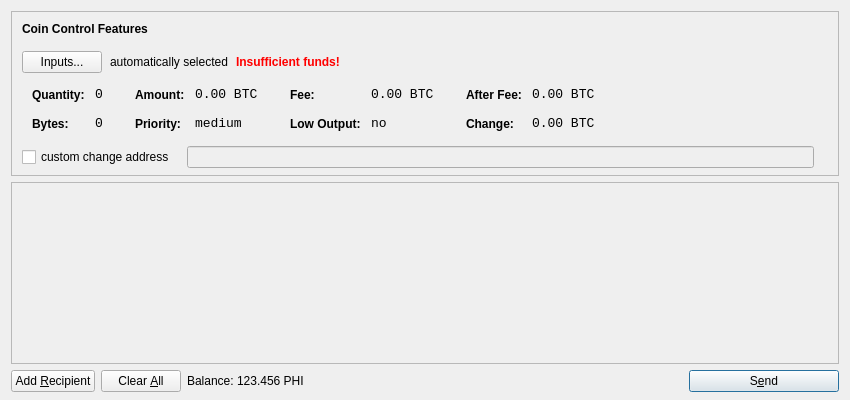
<?xml version="1.0" encoding="UTF-8"?>
<ui version="4.0">
 <class>SendCoinsDialog</class>
 <widget class="QDialog" name="SendCoinsDialog">
  <property name="geometry">
   <rect>
    <x>0</x>
    <y>0</y>
    <width>850</width>
    <height>400</height>
   </rect>
  </property>
  <property name="windowTitle">
   <string>Send Coins</string>
  </property>
  <layout class="QVBoxLayout" name="verticalLayout" stretch="0,1,0">
   <property name="bottomMargin">
    <number>8</number>
   </property>
   <item>
    <widget class="QFrame" name="frameCoinControl">
     <property name="sizePolicy">
      <sizepolicy hsizetype="Expanding" vsizetype="Expanding">
       <horstretch>0</horstretch>
       <verstretch>0</verstretch>
      </sizepolicy>
     </property>
     <property name="maximumSize">
      <size>
       <width>16777215</width>
       <height>16777215</height>
      </size>
     </property>
     <property name="frameShape">
      <enum>QFrame::StyledPanel</enum>
     </property>
     <property name="frameShadow">
      <enum>QFrame::Sunken</enum>
     </property>
     <layout class="QVBoxLayout" name="verticalLayoutCoinControl2">
      <property name="spacing">
       <number>-1</number>
      </property>
      <property name="leftMargin">
       <number>0</number>
      </property>
      <property name="topMargin">
       <number>0</number>
      </property>
      <property name="rightMargin">
       <number>0</number>
      </property>
      <property name="bottomMargin">
       <number>6</number>
      </property>
      <item>
       <layout class="QVBoxLayout" name="verticalLayoutCoinControl" stretch="0,0,0,0,1">
        <property name="spacing">
         <number>0</number>
        </property>
        <property name="leftMargin">
         <number>10</number>
        </property>
        <property name="topMargin">
         <number>10</number>
        </property>
        <item>
         <layout class="QHBoxLayout" name="horizontalLayoutCoinControl1">
          <property name="bottomMargin">
           <number>15</number>
          </property>
          <item>
           <widget class="QLabel" name="labelCoinControlFeatures">
            <property name="sizePolicy">
             <sizepolicy hsizetype="Preferred" vsizetype="Maximum">
              <horstretch>0</horstretch>
              <verstretch>0</verstretch>
             </sizepolicy>
            </property>
            <property name="font">
             <font>
              <weight>75</weight>
              <bold>true</bold>
             </font>
            </property>
            <property name="styleSheet">
             <string notr="true">font-weight:bold;</string>
            </property>
            <property name="text">
             <string>Coin Control Features</string>
            </property>
           </widget>
          </item>
         </layout>
        </item>
        <item>
         <layout class="QHBoxLayout" name="horizontalLayoutCoinControl2" stretch="0,0,0,0">
          <property name="spacing">
           <number>8</number>
          </property>
          <property name="bottomMargin">
           <number>10</number>
          </property>
          <item>
           <widget class="QPushButton" name="pushButtonCoinControl">
            <property name="styleSheet">
             <string notr="true"/>
            </property>
            <property name="text">
             <string>Inputs...</string>
            </property>
           </widget>
          </item>
          <item>
           <widget class="QLabel" name="labelCoinControlAutomaticallySelected">
            <property name="text">
             <string>automatically selected</string>
            </property>
            <property name="margin">
             <number>5</number>
            </property>
           </widget>
          </item>
          <item>
           <widget class="QLabel" name="labelCoinControlInsuffFunds">
            <property name="font">
             <font>
              <weight>75</weight>
              <bold>true</bold>
             </font>
            </property>
            <property name="styleSheet">
             <string notr="true">color:red;font-weight:bold;</string>
            </property>
            <property name="text">
             <string>Insufficient funds!</string>
            </property>
            <property name="margin">
             <number>5</number>
            </property>
           </widget>
          </item>
          <item>
           <spacer name="horizontalSpacerCoinControl">
            <property name="orientation">
             <enum>Qt::Horizontal</enum>
            </property>
            <property name="sizeHint" stdset="0">
             <size>
              <width>40</width>
              <height>1</height>
             </size>
            </property>
           </spacer>
          </item>
         </layout>
        </item>
        <item>
         <widget class="QWidget" name="widgetCoinControl" native="true">
          <property name="sizePolicy">
           <sizepolicy hsizetype="Preferred" vsizetype="Preferred">
            <horstretch>0</horstretch>
            <verstretch>0</verstretch>
           </sizepolicy>
          </property>
          <property name="minimumSize">
           <size>
            <width>0</width>
            <height>0</height>
           </size>
          </property>
          <property name="styleSheet">
           <string notr="true"/>
          </property>
          <layout class="QHBoxLayout" name="horizontalLayoutCoinControl5">
           <property name="margin">
            <number>0</number>
           </property>
           <item>
            <layout class="QHBoxLayout" name="horizontalLayoutCoinControl3" stretch="0,0,0,1">
             <property name="spacing">
              <number>20</number>
             </property>
             <property name="topMargin">
              <number>0</number>
             </property>
             <property name="bottomMargin">
              <number>10</number>
             </property>
             <item>
              <layout class="QFormLayout" name="formLayoutCoinControl1">
               <property name="horizontalSpacing">
                <number>10</number>
               </property>
               <property name="verticalSpacing">
                <number>14</number>
               </property>
               <property name="leftMargin">
                <number>10</number>
               </property>
               <property name="topMargin">
                <number>4</number>
               </property>
               <property name="rightMargin">
                <number>6</number>
               </property>
               <item row="0" column="0">
                <widget class="QLabel" name="labelCoinControlQuantityText">
                 <property name="styleSheet">
                  <string notr="true">font-weight:bold;</string>
                 </property>
                 <property name="text">
                  <string>Quantity:</string>
                 </property>
                 <property name="margin">
                  <number>0</number>
                 </property>
                </widget>
               </item>
               <item row="0" column="1">
                <widget class="QLabel" name="labelCoinControlQuantity">
                 <property name="font">
                  <font>
                   <family>Monospace</family>
                   <pointsize>10</pointsize>
                  </font>
                 </property>
                 <property name="cursor">
                  <cursorShape>IBeamCursor</cursorShape>
                 </property>
                 <property name="contextMenuPolicy">
                  <enum>Qt::ActionsContextMenu</enum>
                 </property>
                 <property name="text">
                  <string notr="true">0</string>
                 </property>
                 <property name="margin">
                  <number>0</number>
                 </property>
                 <property name="textInteractionFlags">
                  <set>Qt::LinksAccessibleByMouse|Qt::TextSelectableByKeyboard|Qt::TextSelectableByMouse</set>
                 </property>
                </widget>
               </item>
               <item row="1" column="0">
                <widget class="QLabel" name="labelCoinControlBytesText">
                 <property name="styleSheet">
                  <string notr="true">font-weight:bold;</string>
                 </property>
                 <property name="text">
                  <string>Bytes:</string>
                 </property>
                </widget>
               </item>
               <item row="1" column="1">
                <widget class="QLabel" name="labelCoinControlBytes">
                 <property name="font">
                  <font>
                   <family>Monospace</family>
                   <pointsize>10</pointsize>
                  </font>
                 </property>
                 <property name="cursor">
                  <cursorShape>IBeamCursor</cursorShape>
                 </property>
                 <property name="contextMenuPolicy">
                  <enum>Qt::ActionsContextMenu</enum>
                 </property>
                 <property name="text">
                  <string notr="true">0</string>
                 </property>
                 <property name="textInteractionFlags">
                  <set>Qt::LinksAccessibleByMouse|Qt::TextSelectableByKeyboard|Qt::TextSelectableByMouse</set>
                 </property>
                </widget>
               </item>
              </layout>
             </item>
             <item>
              <layout class="QFormLayout" name="formLayoutCoinControl2">
               <property name="horizontalSpacing">
                <number>10</number>
               </property>
               <property name="verticalSpacing">
                <number>14</number>
               </property>
               <property name="leftMargin">
                <number>6</number>
               </property>
               <property name="topMargin">
                <number>4</number>
               </property>
               <property name="rightMargin">
                <number>6</number>
               </property>
               <item row="0" column="0">
                <widget class="QLabel" name="labelCoinControlAmountText">
                 <property name="styleSheet">
                  <string notr="true">font-weight:bold;</string>
                 </property>
                 <property name="text">
                  <string>Amount:</string>
                 </property>
                 <property name="margin">
                  <number>0</number>
                 </property>
                </widget>
               </item>
               <item row="0" column="1">
                <widget class="QLabel" name="labelCoinControlAmount">
                 <property name="font">
                  <font>
                   <family>Monospace</family>
                   <pointsize>10</pointsize>
                  </font>
                 </property>
                 <property name="cursor">
                  <cursorShape>IBeamCursor</cursorShape>
                 </property>
                 <property name="contextMenuPolicy">
                  <enum>Qt::ActionsContextMenu</enum>
                 </property>
                 <property name="text">
                  <string notr="true">0.00 BTC</string>
                 </property>
                 <property name="textInteractionFlags">
                  <set>Qt::LinksAccessibleByMouse|Qt::TextSelectableByKeyboard|Qt::TextSelectableByMouse</set>
                 </property>
                </widget>
               </item>
               <item row="1" column="0">
                <widget class="QLabel" name="labelCoinControlPriorityText">
                 <property name="styleSheet">
                  <string notr="true">font-weight:bold;</string>
                 </property>
                 <property name="text">
                  <string>Priority:</string>
                 </property>
                </widget>
               </item>
               <item row="1" column="1">
                <widget class="QLabel" name="labelCoinControlPriority">
                 <property name="font">
                  <font>
                   <family>Monospace</family>
                   <pointsize>10</pointsize>
                  </font>
                 </property>
                 <property name="cursor">
                  <cursorShape>IBeamCursor</cursorShape>
                 </property>
                 <property name="contextMenuPolicy">
                  <enum>Qt::ActionsContextMenu</enum>
                 </property>
                 <property name="text">
                  <string>medium</string>
                 </property>
                 <property name="textInteractionFlags">
                  <set>Qt::LinksAccessibleByMouse|Qt::TextSelectableByKeyboard|Qt::TextSelectableByMouse</set>
                 </property>
                </widget>
               </item>
              </layout>
             </item>
             <item>
              <layout class="QFormLayout" name="formLayoutCoinControl3">
               <property name="horizontalSpacing">
                <number>10</number>
               </property>
               <property name="verticalSpacing">
                <number>14</number>
               </property>
               <property name="leftMargin">
                <number>6</number>
               </property>
               <property name="topMargin">
                <number>4</number>
               </property>
               <property name="rightMargin">
                <number>6</number>
               </property>
               <item row="0" column="0">
                <widget class="QLabel" name="labelCoinControlFeeText">
                 <property name="styleSheet">
                  <string notr="true">font-weight:bold;</string>
                 </property>
                 <property name="text">
                  <string>Fee:</string>
                 </property>
                 <property name="margin">
                  <number>0</number>
                 </property>
                </widget>
               </item>
               <item row="0" column="1">
                <widget class="QLabel" name="labelCoinControlFee">
                 <property name="font">
                  <font>
                   <family>Monospace</family>
                   <pointsize>10</pointsize>
                  </font>
                 </property>
                 <property name="cursor">
                  <cursorShape>IBeamCursor</cursorShape>
                 </property>
                 <property name="contextMenuPolicy">
                  <enum>Qt::ActionsContextMenu</enum>
                 </property>
                 <property name="text">
                  <string notr="true">0.00 BTC</string>
                 </property>
                 <property name="textInteractionFlags">
                  <set>Qt::LinksAccessibleByMouse|Qt::TextSelectableByKeyboard|Qt::TextSelectableByMouse</set>
                 </property>
                </widget>
               </item>
               <item row="1" column="0">
                <widget class="QLabel" name="labelCoinControlLowOutputText">
                 <property name="styleSheet">
                  <string notr="true">font-weight:bold;</string>
                 </property>
                 <property name="text">
                  <string>Low Output:</string>
                 </property>
                </widget>
               </item>
               <item row="1" column="1">
                <widget class="QLabel" name="labelCoinControlLowOutput">
                 <property name="font">
                  <font>
                   <family>Monospace</family>
                   <pointsize>10</pointsize>
                  </font>
                 </property>
                 <property name="cursor">
                  <cursorShape>IBeamCursor</cursorShape>
                 </property>
                 <property name="contextMenuPolicy">
                  <enum>Qt::ActionsContextMenu</enum>
                 </property>
                 <property name="text">
                  <string>no</string>
                 </property>
                 <property name="textInteractionFlags">
                  <set>Qt::LinksAccessibleByMouse|Qt::TextSelectableByKeyboard|Qt::TextSelectableByMouse</set>
                 </property>
                </widget>
               </item>
              </layout>
             </item>
             <item>
              <layout class="QFormLayout" name="formLayoutCoinControl4">
               <property name="horizontalSpacing">
                <number>10</number>
               </property>
               <property name="verticalSpacing">
                <number>14</number>
               </property>
               <property name="leftMargin">
                <number>6</number>
               </property>
               <property name="topMargin">
                <number>4</number>
               </property>
               <property name="rightMargin">
                <number>6</number>
               </property>
               <item row="0" column="0">
                <widget class="QLabel" name="labelCoinControlAfterFeeText">
                 <property name="styleSheet">
                  <string notr="true">font-weight:bold;</string>
                 </property>
                 <property name="text">
                  <string>After Fee:</string>
                 </property>
                 <property name="margin">
                  <number>0</number>
                 </property>
                </widget>
               </item>
               <item row="0" column="1">
                <widget class="QLabel" name="labelCoinControlAfterFee">
                 <property name="font">
                  <font>
                   <family>Monospace</family>
                   <pointsize>10</pointsize>
                  </font>
                 </property>
                 <property name="cursor">
                  <cursorShape>IBeamCursor</cursorShape>
                 </property>
                 <property name="contextMenuPolicy">
                  <enum>Qt::ActionsContextMenu</enum>
                 </property>
                 <property name="text">
                  <string notr="true">0.00 BTC</string>
                 </property>
                 <property name="textInteractionFlags">
                  <set>Qt::LinksAccessibleByMouse|Qt::TextSelectableByKeyboard|Qt::TextSelectableByMouse</set>
                 </property>
                </widget>
               </item>
               <item row="1" column="0">
                <widget class="QLabel" name="labelCoinControlChangeText">
                 <property name="styleSheet">
                  <string notr="true">font-weight:bold;</string>
                 </property>
                 <property name="text">
                  <string>Change:</string>
                 </property>
                </widget>
               </item>
               <item row="1" column="1">
                <widget class="QLabel" name="labelCoinControlChange">
                 <property name="font">
                  <font>
                   <family>Monospace</family>
                   <pointsize>10</pointsize>
                  </font>
                 </property>
                 <property name="cursor">
                  <cursorShape>IBeamCursor</cursorShape>
                 </property>
                 <property name="contextMenuPolicy">
                  <enum>Qt::ActionsContextMenu</enum>
                 </property>
                 <property name="text">
                  <string notr="true">0.00 BTC</string>
                 </property>
                 <property name="textInteractionFlags">
                  <set>Qt::LinksAccessibleByMouse|Qt::TextSelectableByKeyboard|Qt::TextSelectableByMouse</set>
                 </property>
                </widget>
               </item>
              </layout>
             </item>
            </layout>
           </item>
          </layout>
         </widget>
        </item>
        <item>
         <layout class="QHBoxLayout" name="horizontalLayoutCoinControl4" stretch="0,0,0">
          <property name="spacing">
           <number>12</number>
          </property>
          <property name="sizeConstraint">
           <enum>QLayout::SetDefaultConstraint</enum>
          </property>
          <property name="topMargin">
           <number>5</number>
          </property>
          <property name="rightMargin">
           <number>5</number>
          </property>
          <item>
           <widget class="QCheckBox" name="checkBoxCoinControlChange">
            <property name="text">
             <string>custom change address</string>
            </property>
           </widget>
          </item>
          <item>
           <widget class="QLineEdit" name="lineEditCoinControlChange">
            <property name="enabled">
             <bool>false</bool>
            </property>
            <property name="sizePolicy">
             <sizepolicy hsizetype="Expanding" vsizetype="Fixed">
              <horstretch>0</horstretch>
              <verstretch>0</verstretch>
             </sizepolicy>
            </property>
           </widget>
          </item>
          <item>
           <widget class="QLabel" name="labelCoinControlChangeLabel">
            <property name="sizePolicy">
             <sizepolicy hsizetype="Preferred" vsizetype="Expanding">
              <horstretch>0</horstretch>
              <verstretch>0</verstretch>
             </sizepolicy>
            </property>
            <property name="minimumSize">
             <size>
              <width>0</width>
              <height>0</height>
             </size>
            </property>
            <property name="text">
             <string/>
            </property>
            <property name="margin">
             <number>3</number>
            </property>
           </widget>
          </item>
         </layout>
        </item>
        <item>
         <spacer name="verticalSpacerCoinControl">
          <property name="orientation">
           <enum>Qt::Vertical</enum>
          </property>
          <property name="sizeHint" stdset="0">
           <size>
            <width>800</width>
            <height>1</height>
           </size>
          </property>
         </spacer>
        </item>
       </layout>
      </item>
     </layout>
    </widget>
   </item>
   <item>
    <widget class="QScrollArea" name="scrollArea">
     <property name="widgetResizable">
      <bool>true</bool>
     </property>
     <widget class="QWidget" name="scrollAreaWidgetContents">
      <property name="geometry">
       <rect>
        <x>0</x>
        <y>0</y>
        <width>830</width>
        <height>165</height>
       </rect>
      </property>
      <layout class="QVBoxLayout" name="verticalLayout_2">
       <property name="margin">
        <number>0</number>
       </property>
       <item>
        <layout class="QVBoxLayout" name="entries">
         <property name="spacing">
          <number>6</number>
         </property>
        </layout>
       </item>
       <item>
        <spacer name="verticalSpacer">
         <property name="orientation">
          <enum>Qt::Vertical</enum>
         </property>
         <property name="sizeHint" stdset="0">
          <size>
           <width>20</width>
           <height>40</height>
          </size>
         </property>
        </spacer>
       </item>
      </layout>
     </widget>
    </widget>
   </item>
   <item>
    <layout class="QHBoxLayout" name="horizontalLayout">
     <item>
      <widget class="QPushButton" name="addButton">
       <property name="toolTip">
        <string>Send to multiple recipients at once</string>
       </property>
       <property name="text">
        <string>Add &amp;Recipient</string>
       </property>
       <property name="icon">
        <iconset resource="../bitcoin.qrc">
         <normaloff>:/icons/add</normaloff>:/icons/add</iconset>
       </property>
       <property name="autoDefault">
        <bool>false</bool>
       </property>
      </widget>
     </item>
     <item>
      <widget class="QPushButton" name="clearButton">
       <property name="sizePolicy">
        <sizepolicy hsizetype="Minimum" vsizetype="Fixed">
         <horstretch>0</horstretch>
         <verstretch>0</verstretch>
        </sizepolicy>
       </property>
       <property name="toolTip">
        <string>Remove all transaction fields</string>
       </property>
       <property name="text">
        <string>Clear &amp;All</string>
       </property>
       <property name="icon">
        <iconset resource="../bitcoin.qrc">
         <normaloff>:/icons/remove</normaloff>:/icons/remove</iconset>
       </property>
       <property name="autoRepeatDelay">
        <number>300</number>
       </property>
       <property name="autoDefault">
        <bool>false</bool>
       </property>
      </widget>
     </item>
     <item>
      <layout class="QHBoxLayout" name="horizontalLayout_2">
       <property name="spacing">
        <number>3</number>
       </property>
       <item>
        <widget class="QLabel" name="label">
         <property name="text">
          <string>Balance:</string>
         </property>
        </widget>
       </item>
       <item>
        <widget class="QLabel" name="labelBalance">
         <property name="cursor">
          <cursorShape>IBeamCursor</cursorShape>
         </property>
         <property name="text">
          <string>123.456 PHI</string>
         </property>
         <property name="textInteractionFlags">
          <set>Qt::LinksAccessibleByMouse|Qt::TextSelectableByKeyboard|Qt::TextSelectableByMouse</set>
         </property>
        </widget>
       </item>
      </layout>
     </item>
     <item>
      <spacer name="horizontalSpacer">
       <property name="orientation">
        <enum>Qt::Horizontal</enum>
       </property>
       <property name="sizeHint" stdset="0">
        <size>
         <width>40</width>
         <height>20</height>
        </size>
       </property>
      </spacer>
     </item>
     <item>
      <widget class="QPushButton" name="sendButton">
       <property name="minimumSize">
        <size>
         <width>150</width>
         <height>0</height>
        </size>
       </property>
       <property name="toolTip">
        <string>Confirm the send action</string>
       </property>
       <property name="text">
        <string>S&amp;end</string>
       </property>
       <property name="icon">
        <iconset resource="../bitcoin.qrc">
         <normaloff>:/icons/send</normaloff>:/icons/send</iconset>
       </property>
       <property name="default">
        <bool>true</bool>
       </property>
      </widget>
     </item>
    </layout>
   </item>
  </layout>
 </widget>
 <resources>
  <include location="../bitcoin.qrc"/>
 </resources>
 <connections/>
</ui>
